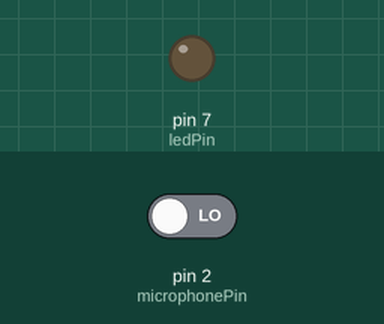
Recording of a sketch running on a simulated Arduino Uno, built with avr-gcc and run on an emulated ATmega328P. Parts: output pins drawn as LEDs (lit = HIGH). The inputs (shaded band) are chosen by the test bench; at power-on: pin 2 (microphonePin) LOW.

Above: at 1.2 s.
1.3 s: pin 2 (microphonePin) driven HIGH
At 1.9 s:
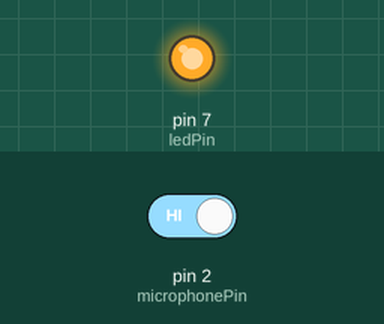
Timing chart, 0 to 4.3 s (numbered marks = the images above; inputs shaded):
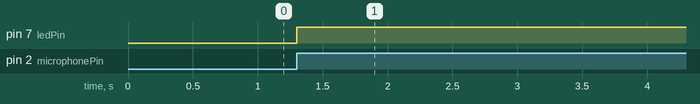

Measured:
- after the input at 1.3 s, pin 7 (ledPin): LOW → HIGH at once

The sketch:

microphone_Led_demo.ino
```cpp
int ledPin = 7;
int microphonePin = 2;

bool ledState = false;
int lastState = LOW;

void setup() {
  pinMode(ledPin, OUTPUT);
  pinMode(microphonePin, INPUT);
  }

void loop() {
  int currentState = digitalRead(microphonePin);

  if (currentState == HIGH && lastState == LOW){
    ledState = !ledState;
    digitalWrite(ledPin, ledState);
    delay(200);
    }

    lastState = currentState;
}
```
